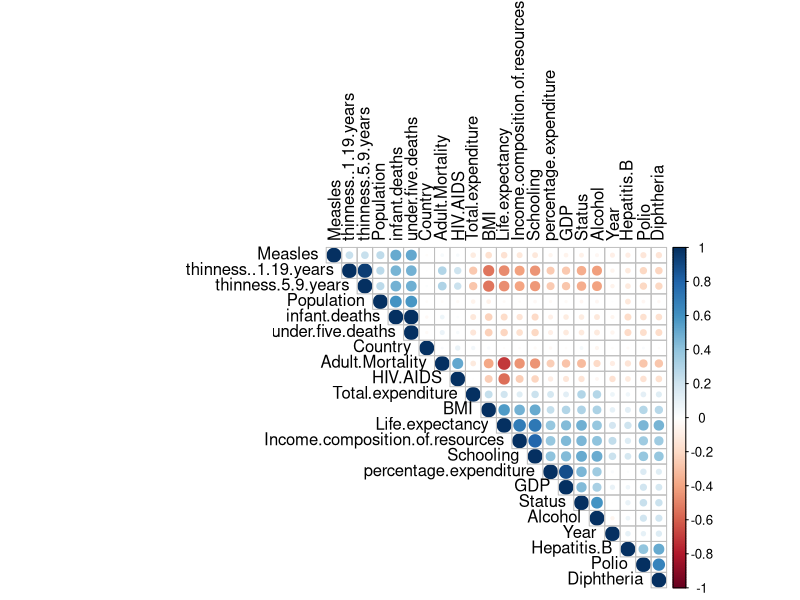

This chart was generated by the following R code: (Note: this script raises an error after producing the figure.)
## ---- chunk 1
knitr::opts_chunk$set(echo = TRUE)
## ---- chunk 2
#install.packages("corrplot")
#install.packages("lemon")
#install.packages('e1071')
#install.packages('caTools')
#install.packages('dplyr')
#install.packages('ggplot2')
## ---- chunk 3
dataset = read.csv('Life_Expectancy_Data.csv')
dataset <- as.data.frame(dataset)
chart_dataset <- dataset

knitr::kable(head(dataset,1), format="markdown")
## ---- chunk 4
print(nrow(dataset))
print(ncol(dataset))
## ---- chunk 5
encode_ordinal <- function(x, order = unique(x)) {
  x <- as.numeric(factor(x, levels = order, exclude = NULL))
  x
}

dataset[["Country"]] <- encode_ordinal(dataset[["Country"]])
dataset[["Status"]] <- encode_ordinal(dataset[["Status"]])

for(i in 1:ncol(dataset)){
  dataset[is.na(dataset[,i]), i] <- mean(dataset[,i], na.rm = TRUE)
}
## ---- chunk 6
set.seed(123)
split = caTools::sample.split(dataset$Life.expectancy, SplitRatio = 3/4)
training_set = subset(dataset, split == TRUE)
test_set = subset(dataset, split == FALSE)
## ---- chunk 7
summary(training_set)
## ---- chunk 8
corr_matrix <- cor(training_set)
corrplot::corrplot(corr_matrix, type = "upper", order = "hclust", 
         tl.col = "black", tl.srt = 90)
## ---- chunk 9
sliderInput("year", "Choose year:", min = 2000, max = 2015, value = 2008)

selectInput(
      "countries",
      "Select Countries", 
      choices = unique(chart_dataset$Country),
      multiple = TRUE
      )

mydata <- reactive({
  library(dplyr)
  dplyr::filter(chart_dataset, Year == input$year, Country %in% input$countries)
})

renderPlot({

  # draw the histogram with the specified number of bins
  ggplot2::ggplot(data = mydata(), ggplot2::aes(x = Country, y = Life.expectancy)) +
    ggplot2::geom_bar(stat='identity') +
    ggplot2::geom_text(ggplot2::aes(label=Country))+

    ggplot2::ggtitle('Avarage lifespan in selected countries') +
    ggplot2::xlab('Country') +
    ggplot2::ylab('Length of life')
})

## ---- chunk 10
training_set[,-4] = scale(training_set[-4])
test_set[,-4] = scale(test_set[-4])


regressor = e1071::svm(formula = Life.expectancy ~.,
                data = training_set,
                type = 'eps-regression')

y_pred = predict(regressor, test_set[,-4])
## ---- chunk 11
print(Metrics::rmse(test_set[,4], as.numeric(y_pred)))
